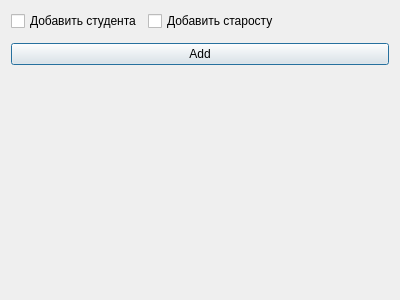
<?xml version="1.0" encoding="UTF-8"?>
<ui version="4.0">
 <class>Dialog_add</class>
 <widget class="QDialog" name="Dialog_add">
  <property name="geometry">
   <rect>
    <x>0</x>
    <y>0</y>
    <width>400</width>
    <height>300</height>
   </rect>
  </property>
  <property name="windowTitle">
   <string>Dialog</string>
  </property>
  <layout class="QFormLayout" name="formLayout_2">
   <item row="0" column="0">
    <widget class="QCheckBox" name="checkBox">
     <property name="text">
      <string>Добавить студента</string>
     </property>
    </widget>
   </item>
   <item row="0" column="1">
    <widget class="QCheckBox" name="checkBox_2">
     <property name="text">
      <string>Добавить старосту</string>
     </property>
    </widget>
   </item>
   <item row="1" column="0" colspan="2">
    <layout class="QFormLayout" name="formLayout"/>
   </item>
   <item row="2" column="0" colspan="2">
    <widget class="QPushButton" name="pushButton">
     <property name="text">
      <string>Add</string>
     </property>
    </widget>
   </item>
  </layout>
 </widget>
 <resources/>
 <connections/>
</ui>
